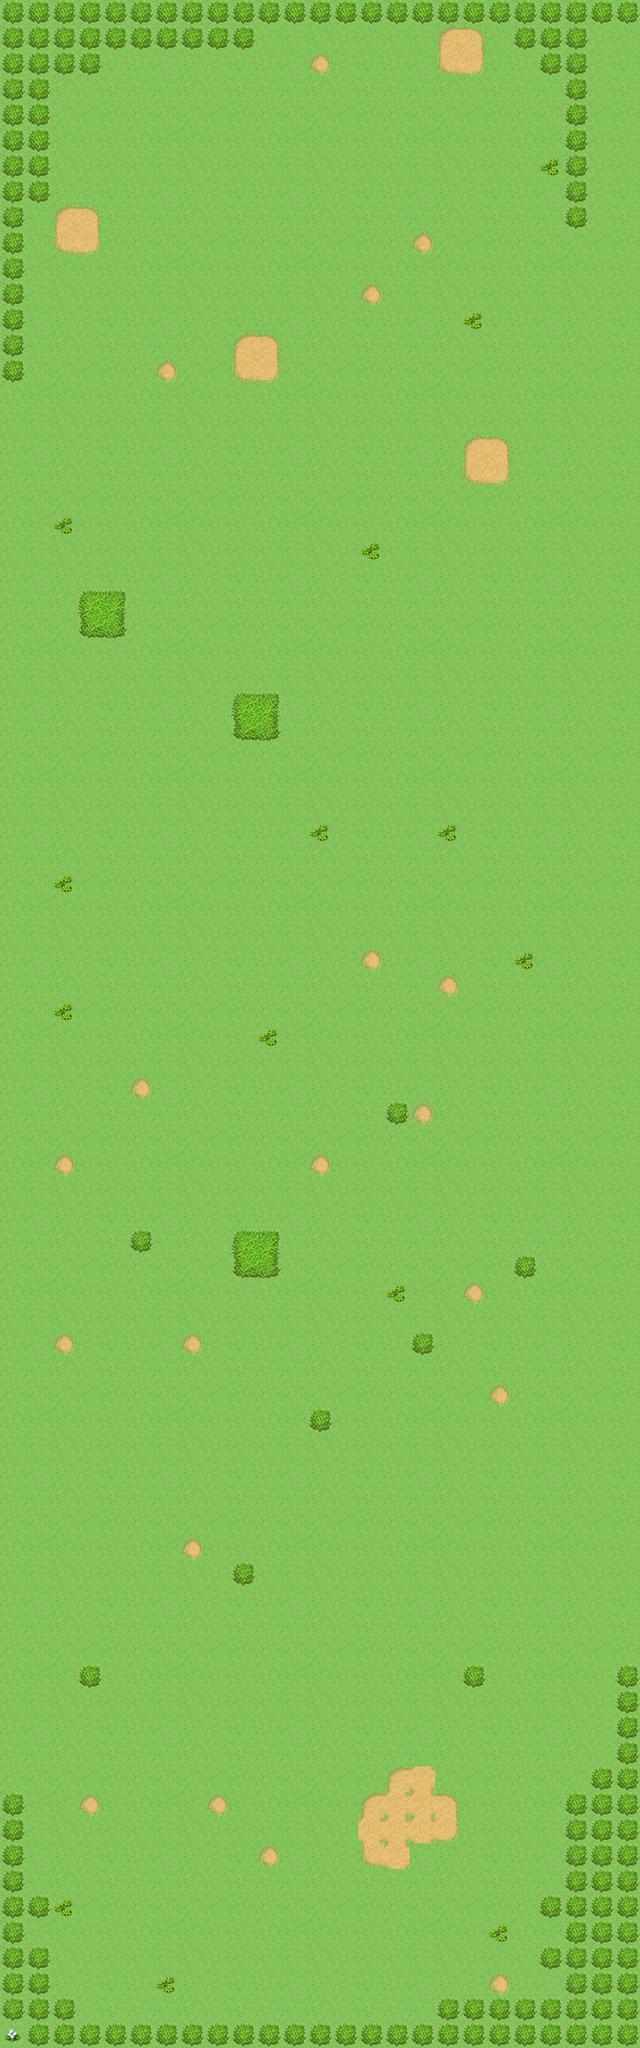

A level layout from a 2D game, rendered from its tile map. Below: a short description, then the map file with tile-grid data replaced by summaries:
An orthogonal 25x80 tile map with 32x32 px tiles, 2 tile layers (Tile Layer 1, Tile Layer 2) and 8 objects (5x route, 3x static_object).

<map version="1.0" orientation="orthogonal" renderorder="left-up" width="25" height="80" tilewidth="32" tileheight="32" nextobjectid="13">
 <properties>
  <property name="offset_y" value="400" />
 </properties>
 <tileset firstgid="1" name="bg" tilewidth="32" tileheight="32">
  <image source="../gfx/bg.png" width="224" height="96" />
 </tileset>
 <layer name="Tile Layer 1" width="25" height="80">
  <data>[2000 cells, 2000 non-empty, 12 distinct tile ids]</data>
 </layer>
 <layer name="Tile Layer 2" width="25" height="80">
  <data>[2000 cells, 232 non-empty, 14 distinct tile ids]</data>
 </layer>
 <objectgroup name="Object Layer 1">
  <object id="1" name="tree" type="static_object" gid="21" x="256" y="2121" />
  <object id="2" name="tree" type="static_object" gid="21" x="443" y="2174" />
  <object id="3" name="tree" type="static_object" gid="21" x="472" y="2467.67" />
  <object id="4" name="soldier" type="route" x="-1.33333" y="2210.67">
   <properties>
    <property name="enemy_type" value="soldier_1" />
    <property name="offset_y" value="400" />
   </properties>
   <polyline points="0,0 80,-44 214.667,21.3333 370.667,-138.667 541.333,-110.667 566.667,33.3333 840,29.3333" />
  </object>
  <object id="8" name="andy" type="route" x="2.66667" y="2050.67">
   <properties>
    <property name="enemy_type" value="soldier_1" />
    <property name="offset_y" value="300" />
   </properties>
   <polyline points="0,0 160,17.3333 225.333,93.3333 253.333,281.333 398.667,324 541.333,328 628,144 804,136" />
  </object>
  <object id="9" name="andy" type="route" x="2.66667" y="1909.33">
   <properties>
    <property name="enemy_type" value="soldier_1" />
    <property name="offset_y" value="600" />
   </properties>
   <polyline points="381.333,41.3333 408,233.333 456,214.667 500,250.667 398.667,324 377.333,473.333 477.333,433.333 548,565.333" />
  </object>
  <object id="11" name="andy" type="route" x="-50.6667" y="1901.33">
   <properties>
    <property name="enemy_type" value="soldier_1" />
    <property name="offset_y" value="600" />
   </properties>
   <polyline points="381.333,41.3333 408,233.333 456,214.667 500,250.667 398.667,324 377.333,473.333 477.333,433.333 548,565.333" />
  </object>
  <object id="12" name="andy" type="route" x="-252" y="1974.67">
   <properties>
    <property name="enemy_type" value="soldier_1" />
    <property name="offset_y" value="600" />
   </properties>
   <polyline points="468,84 409.333,208 321.333,298.667 334.667,414.667 344,501.333 473.333,524 1041.33,60" />
  </object>
 </objectgroup>
</map>